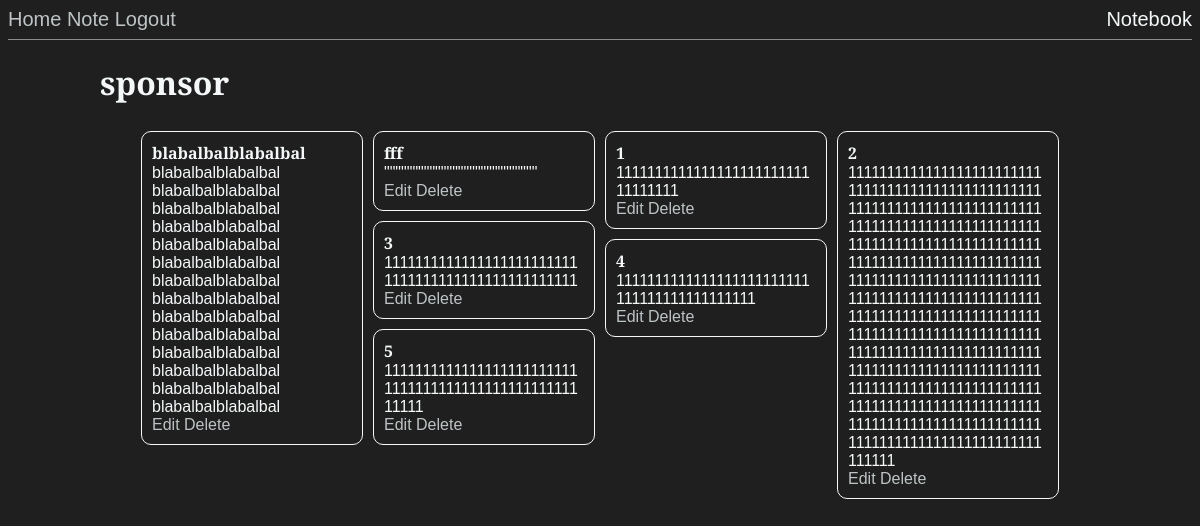
The page /index (signed in) on the database its author committed.
### app/models.py (models this page shows, shortened)
class User(UserMixin, db.Model):
    id = db.Column(db.Integer, primary_key=True)
    username = db.Column(db.String(64), index=True, unique=True)
    email = db.Column(db.String(120), index=True, unique=True)
    password_hash = db.Column(db.String(128))
    notes = db.relationship('Note', backref='author', lazy='dynamic')

class Note(db.Model):
    id = db.Column(db.Integer, primary_key=True)
    header = db.Column(db.String(64))
    body = db.Column(db.String(140))
    timestamp = db.Column(db.DateTime, index=True, default=datetime.utcnow)
    user_id = db.Column(db.Integer, db.ForeignKey('user.id'))

### app/routes.py (the view)
@app.route('/')
@app.route('/index')
@login_required
def index():
    user = User.query.filter_by(username=current_user.username).first_or_404()
    return render_template('index.html', title='Home', notes=push_notes(user))

### app/models.py (called while the page is built)
@login.user_loader
def load_user(id):
    return User.query.get(int(id))

### app/routes.py (called while the page is built)
def push_notes(user):
    all_notes = []
    notes = user.notes.all()
    for n in notes:
        all_notes.append({'id': n.id, 'header': n.header, 'body': n.body})
    return all_notes

### app/templates/index.html
{% extends "base.html" %}
{% block content %}
    <h1>{{ current_user.username }}</h1>
    <div class="note_blocks" data-masonry='{ "itemSelector": ".note_block", "columnWidth": ".note_block", "isFitWidth": "true" }'>
        {% for note in notes %}
            <div class="note_block"><p><b>{{ note.header }}</b></p> <p>{{ note.body }}</p>
                <p><a href="{{ url_for('note_edit', username=current_user.username, id=note.id) }}">Edit</a>
                <a href="{{ url_for('note_delete', username=current_user.username, id=note.id) }}">Delete</a></p>
            </div>
        {% endfor %}
    </div>
{% endblock %}

### app/templates/base.html (shortened to what this page needs)
<html>
<head>
    <link rel="stylesheet" type="text/css" href="{{ url_for('static', filename='css/styles.css') }}"/>
</head>
<body>
<header>
    <a href="{{ url_for('index') }}">Home</a>
    {% if current_user.is_anonymous %}
        <a href="{{ url_for('login') }}">Login</a>
    {% else %}
        <a href="{{ url_for('note', username=current_user.username) }}">Note</a>
        <a href="{{ url_for('logout') }}">Logout</a>
    {% endif %}
    <span>Notebook</span>
</header>
<hr>
<div class="content">
    {% block content %}{% endblock %}
</div>
</body>
</html>

### app/static/css/styles.css (style rules this page uses)
body { background-color: #1f1f1f; color: #f4f8f9; font-family: 'Alegreya Sans', sans-serif, "Lucida Sans Unicode"; text-align: justify; }
.content { max-width: 1000px; margin: 0 auto; }
header { font-size: 20px; }
header span { float: right; }
a { color: #bec4c6; text-decoration: none; }
hr { border: 0; height: 1px; background: #f4f8f9; opacity: 0.5; }
.note_blocks { margin:0 auto; }
.note_block p { margin: 0; word-wrap: break-word; }
.note_block { float: left; height: max-content; width: 200px; padding: 10px; border: 1px solid; border-radius: 10px; background: #1f1f1f; color: #f4f8f9; margin: 5px; }

### rows shown on the page
User: username "sponsor"
Note: header "blabalbalblabalbal", body "blabalbalblabalbal blabalbalblabalbal blabalbalblabalbal blabalbalblabalbal blabalbalblabalbal blabalbalblabalbal blabalbalblabalbal blabalbalblabalbal blabalbalblabalbal blabalbalblabalbal blabalbalblabalbal blabalbalblabalbal blabalbalblabalbal blabalbalblabalbal"
Note: header "fff", body "\"\"\"\"\"\"\"\"\"\"\"\"\"\"\"\"\"\"\"\"\"\"\"\"\"\"\""
Note: header "1", body "111111111111111111111111111111111"
Note: header "2", body "1111111111111111111111111111111111111111111111111111111111111111111111111111111111111111111111111111111111111111111111111111111111111111111111111111111111111111111111111111111111111111111111111111111111111111111111111111111111111111111111111111111111111111111111111111111111111111111111111111111111111111111111111111111111111111111111111111111111111111111111111111111111111111111111111111111111111111111111"
Note: header "3", body "11111111111111111111111111111111111111111111111111"
Note: header "4", body "1111111111111111111111111111111111111111111"
Note: header "5", body "1111111111111111111111111111111111111111111111111111111"
